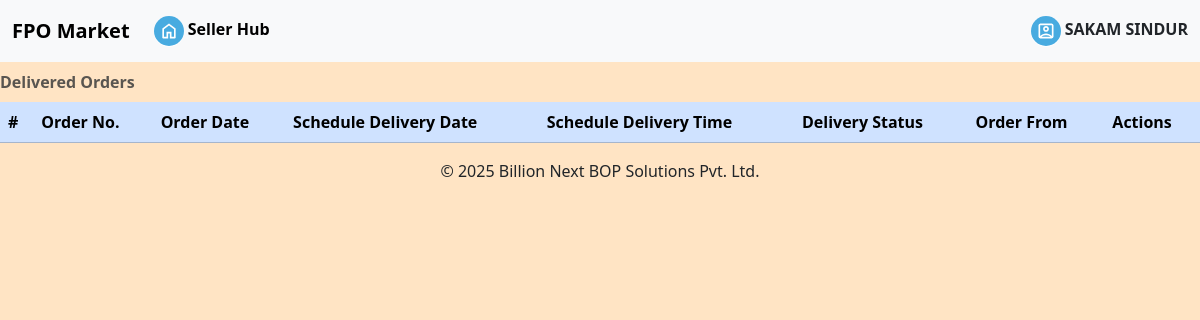
Page /accounts/deliveredorders/ (signed in) on the earlier database version.
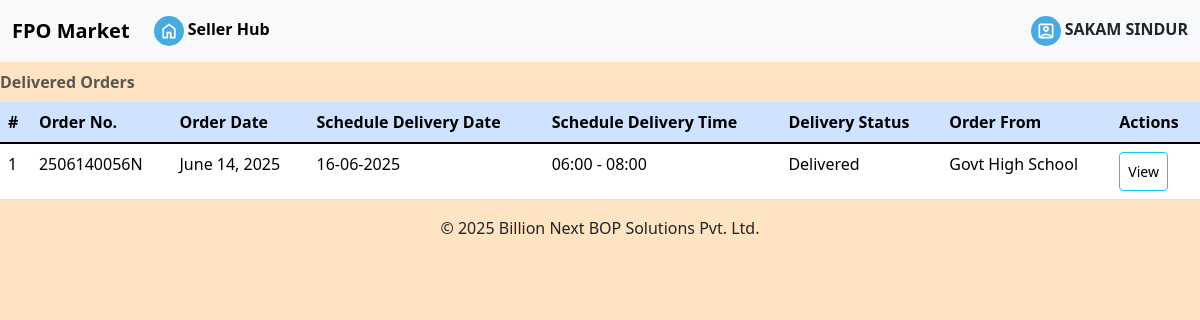
Same page on the later database version.
### omsapp/models.py (models this page shows, shortened)
class Order(Model):
    orderID = AutoField(primary_key=True)
    orderNo = CharField(max_length=11)
    orderDate = DateField(auto_now_add=True)
    orderStatus = CharField(max_length=25, default='Pending Order')
    orderAmount = FloatField()
    orderGSTAmount = FloatField()
    orderDeduction = FloatField()
    orderTransportation = FloatField(default=0)
    orderGrandTotal = FloatField()
    schDeliveryDate = CharField(max_length=10, default=None, null=True)
    schDeliveryTime = CharField(max_length=10, default=None, null=True)
    remark = CharField(max_length=20, default=None, null=True)
    userID = ForeignKey(CustomUser, on_delete=CASCADE, related_name='customer')#customer who ordered
    orderNote = CharField(max_length=200, null=True, blank=True)
    paymentMode = IntegerField(blank=True, null=True)#whether cod-1, institutional credit-2 or online-3
    paymentStatus=BooleanField(blank=True, null=True)#true:complete, false:incomplete, none:incomplete
    paymentDate=DateTimeField(blank=True, null=True)#datetime of the paytment made during delivery
    paymentRefNo=CharField(max_length=50, blank=True, null=True)#reference number for online transactions

### omsapp/views.py (the view)
# urls.py: path('deliveredorders/', views.delivered_orders, name='deliveredorders'),
def delivered_orders(request):
    if request.user.is_authenticated:
        query = f"SELECT DISTINCT orderNo, orderDate, schDeliveryDate, schDeliveryTime, A.orderStatus, first_name, orderID FROM omsapp_order AS A INNER JOIN omsapp_orderdetails AS B ON A.orderID=B.orderID_id AND A.orderStatus='Delivered' INNER JOIN omsapp_item AS C ON B.itemID_id=C.itemID AND C.userID_id={request.user.id} INNER JOIN omsapp_customuser AS D ON D.id=A.userID_id"
        with connection.cursor() as cursor:
            cursor.execute(query)
            received_orders = cursor.fetchall()
            user_name = request.user.last_name
        context = {'received_orders': received_orders, 'login_user':user_name}
        return render(request, 'orders_delivered.html', context=context)
    else:
        return render(request, 'orders_delivered.html', {})

### omsapp/templates/orders_delivered.html
{% extends 'profile.html' %}
{% block orders_delivered %}
    <table class="table table-primary table-hover caption-top" id="allOrdersTable">
        <caption><strong>Delivered Orders</strong></caption>
        <thead>
        <tr>
            <th scope="col">#</th>
            <th scope="col">Order No.</th>
            <th scope="col">Order Date</th>
            <th scope="col">Schedule Delivery Date</th>
            <th scope="col">Schedule Delivery Time</th>
            <th scope="col">Delivery Status</th>
            <th scope="col">Order From</th>
            <th scope="col">Actions</th>
        </tr>
        </thead>
        <tbody class="table table-hover table-group-divider">
            {% for order in received_orders %}
            <tr>
                <td>{{forloop.counter}}</td>
                <td>
                    {{order.0}}
                </td>
                <td>
                    {{order.1}}
                </td>
                <td>
                    {{order.2}}
                </td>
                <td>
                    {{order.3}}
                </td>
                <td>
                    {{order.4}}
                </td>
                <td>
                    {{order.5}}
                </td>
                <td>
                    <a class="btn btn-info btn-sm" href="{% url 'receivedorderdetails' order.6 %}">View</a>
                </td>
            </tr>
            {% endfor %}
        </tbody>
    </table>
{% endblock %}

Differences in the rows shown:
added Order: orderNo "2506140056N", order "June 14, 2025", schDeliveryDate "16-06-2025", schDeliveryTime "06:00 - 08:00", orderStatus "Delivered", order "Govt High School"
